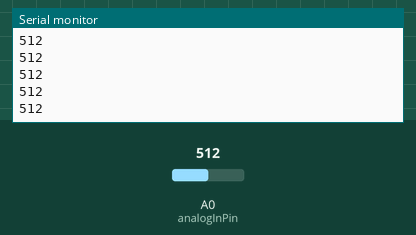
This sketch was run on a simulated Arduino Uno, built with avr-gcc and run on an emulated ATmega328P. Parts: the last lines printed to the serial monitor. The inputs (shaded band) are chosen by the test bench; at power-on: A0 (analogInPin) = 512.

Above: at 1.2 s.
1.3 s: A0 (analogInPin) set to 716
At 1.32 s:
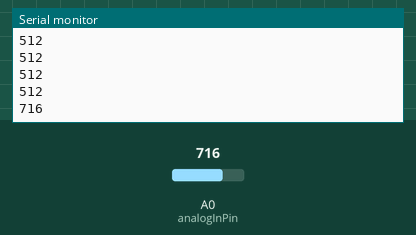
2.8 s: A0 (analogInPin) set to 900
At 2.84 s:
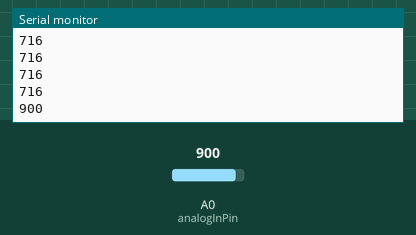
Timing chart, 0 to 5.8 s (numbered marks = the images above; inputs shaded):
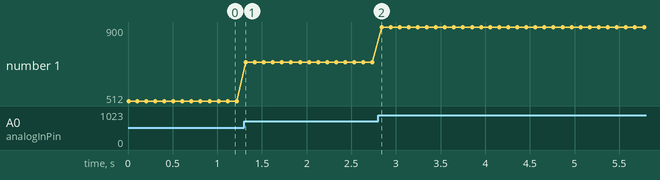

The sketch:

sketch_simda.ino
```cpp
#include <SoftwareSerial.h>
#define pinRX 2          //rx pin 번호
#define pinTX 3          //tx pin 번호
SoftwareSerial BTSerial(pinRX, pinTX);

byte buffer[1024];
int bufferPosition;
const int analogInPin = A0;
int outputValue = 0;

void setup()
{
  Serial.begin(9600);
  Serial.println("Hello!");

  BTSerial.begin(9600);
}

void loop()
{
  //ppg sensor
  int sensorValue = analogRead(analogInPin);
  Serial.println(sensorValue);
  BTSerial.write(sensorValue/10);
  delay(100);


 }
```

Measured:
- after the input at 1.3 s, the serial monitor: prints a new line at once (image 1)
- after the input at 2.8 s, the serial monitor: prints a new line at once (image 2)
- plotted number 1: 512 → 716 after the input at 1.3 s, 716 → 900 after the input at 2.8 s
